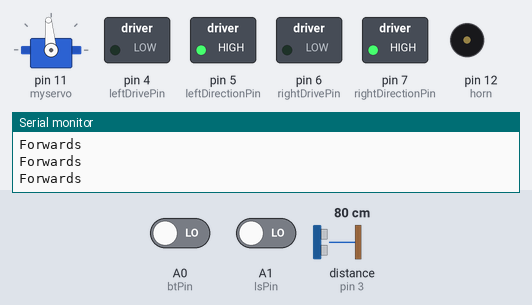
This sketch was run on a simulated Arduino Uno, built with avr-gcc and run on an emulated ATmega328P. On the bench: servo, switched loads named in the sketch (green lamp = pin HIGH), buzzer (waves = sounding, pin HIGH), the last lines printed to the serial monitor. Wiring (inferred from the names in the program): ultrasonic range finder: trigger pin 2; echo pin 3. Inputs (shaded band) come from the test bench; at power-on: distance to the obstacle (sensor on pin 3) 80 cm, A0 (btPin) LOW, A1 (lsPin) LOW. The echo pulse lasts 58.3 µs per cm; pins used as bus, display or sensor lines are not drawn.

Above: at 1.2 s.
1.3 s: distance to the obstacle (sensor on pin 3) set to 33 cm
2.8 s: distance to the obstacle (sensor on pin 3) set to 28 cm
At 2.91 s:
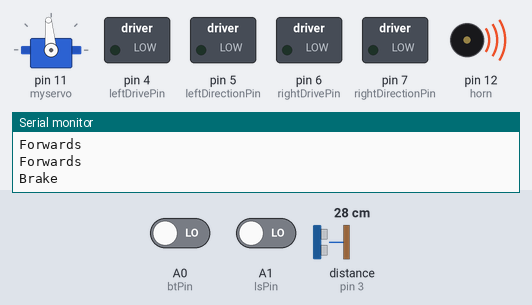
At 4.5 s:
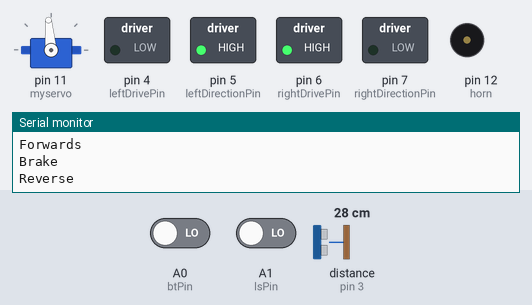
5.8 s: distance to the obstacle (sensor on pin 3) set to 35 cm
At 6.9 s:
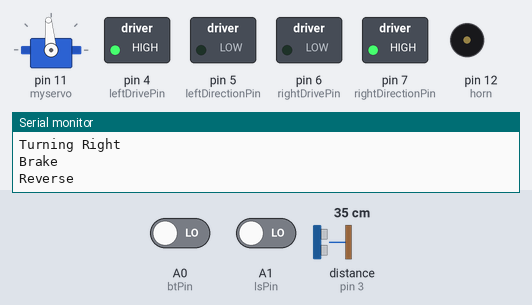
Timing chart, 0 to 8.8 s (numbered marks = the images above; inputs shaded):
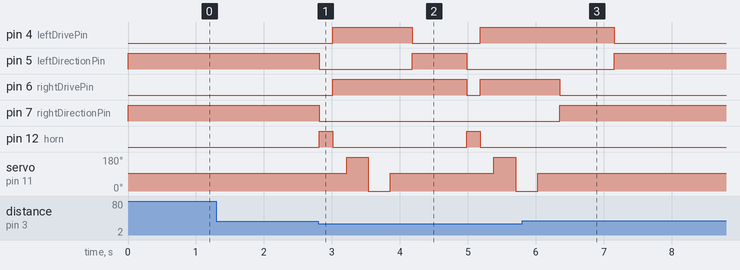

Measured:
- the behaviour switches between 31 and 30 cm on distance to the obstacle (sensor on pin 3) (found by bisection; images 0 and 1)
- after the input at 2.8 s, pin 4 (leftDrivePin): LOW → HIGH after 0.22 s, → LOW 1.2 s later, → HIGH 1.0 s later; pin 5 (leftDirectionPin): HIGH → LOW at once, → HIGH 1.4 s later, → LOW 0.80 s later
- after the input at 5.8 s, pin 5 (leftDirectionPin): LOW → HIGH after 1.4 s; pin 7 (rightDirectionPin): LOW → HIGH after 0.55 s; pin 12 (horn): stops changing and stays LOW; servo on pin 11 (myservo): goes on until 6.0 s, then stays 95°

The sketch:

Final2.ino
```cpp
// (licence header left out)
//include libraries
#include <Servo.h>

//set up ultrasonic sensor
const int trigPin = 2; // trigPin
const int echoPin = 3; // echoPin

const int horn = 12; // horn

//set up lightsteer
const int lsPin = A1;
const int ambient = 400; //natural light level
const int threshold = 460; //steering light level
int lightLeft = 0;
int lightRight = 0;

//set up manual steer
char incomingByte; // steering mode commands
const int btPin = A0;
int leftDrivePin = 4; // left motor
int rightDrivePin = 6; // right motor
int leftDirectionPin = 5; // direction - left motor
int rightDirectionPin = 7; // direction - right motor
int enable1 = 9; // left motor
int enable2 = 10; // right motor

const int minSafeDist = 30;
int centerDist, leftDist, rightDist, backDist; // Define variables center, left, right and back distance


Servo myservo; //declare servo

void setup()
{
Serial.begin(9600);
// Set all the pins and the servo
pinMode(btPin, INPUT);
pinMode(leftDrivePin, OUTPUT);
pinMode(rightDrivePin, OUTPUT);
pinMode(leftDirectionPin, OUTPUT);
pinMode(rightDirectionPin, OUTPUT);
pinMode(horn, OUTPUT);
pinMode(trigPin, OUTPUT);
pinMode(echoPin, INPUT);
digitalWrite(enable1, HIGH);
digitalWrite(enable2, HIGH);
myservo.attach(11);
myservo.write(95);
// Initial message
Serial.println("connection successful. enter '?' for list of commands.");
}

void loop()
{
//check if we are using the bluetooth module, if so listen for commands only
if( digitalRead(btPin) == HIGH ) {
manual();
return;
}
//check if the photosensors are on, if so follow light only
if( digitalRead(lsPin) == HIGH && digitalRead(btPin) == LOW ) {
lightsteer();
return;
}

centerDist = getDistance();

if(centerDist >= minSafeDist) /* If the inches in front of an object is greater than or equal to the minimum safe distance react*/
{
forward(); // All wheels forward for seconds
}
else // If not:
{
brake(); // Stop all motors
beep();
backward();
lookAround(); // Check your surroundings for best route
if(rightDist > leftDist) // If the right distance is greater than the left distance , turn right
{
right();
}
else if (leftDist > rightDist) // If the left distance is greater than the right distance , turn left
{
left();
}
else if ( leftDist&&rightDist < minSafeDist ) // If the left and right distance is smaller than the min safe distance go back
{
backward();
delay(1000);
}
}
}

/*-------------------------------------------------------------------------------------------------------------------------------------------------------------------------------------------------------------------------------------------------------------------------------------------------------------------*/

/*manual methods*/
void manual()
{
if (Serial.available() > 0) {
incomingByte = Serial.read();

if (incomingByte == '?'){ // Help command responce
Serial.println("welcome to the help menue. here is a list of commands for steering: f - forwards, b - backwards, r - rotate right, l - rotate left, s - stop, h - buzzer.. visit project page for more info: code.google.com/p/pacerr - by usman zahoor");
}
if (incomingByte == 'f'|| incomingByte == 'F' ) { // Forwards command
digitalWrite(leftDirectionPin,HIGH);
digitalWrite(leftDrivePin, LOW);
digitalWrite(rightDirectionPin,HIGH);
digitalWrite(rightDrivePin, LOW);
Serial.println("Forwards");
}
if (incomingByte == 'b'|| incomingByte == 'B' ) { //Backwards command
digitalWrite(leftDirectionPin,LOW);
digitalWrite(leftDrivePin, HIGH);
digitalWrite(rightDirectionPin,LOW);
digitalWrite(rightDrivePin, HIGH);
Serial.println("Reverse");
}
if (incomingByte == 's'|| incomingByte == 'S' ) { // Brake command
digitalWrite(leftDirectionPin,LOW);
digitalWrite(leftDrivePin, LOW);
digitalWrite(rightDirectionPin,LOW);
digitalWrite(rightDrivePin, LOW);
Serial.println("Brake");
}
if (incomingByte == 'l'|| incomingByte == 'l' ) { //Left command
digitalWrite(leftDirectionPin,LOW);
digitalWrite(leftDrivePin, HIGH);
digitalWrite(rightDirectionPin,HIGH);
digitalWrite(rightDrivePin, LOW);
delay(1000);
Serial.println("Turning Left");
}
if (incomingByte == 'r'|| incomingByte == 'R' ) { // Rightcommand
digitalWrite(leftDirectionPin,HIGH);
digitalWrite(leftDrivePin, LOW);
digitalWrite(rightDirectionPin,LOW);
digitalWrite(rightDrivePin, HIGH);
delay(1000);
Serial.println("Turning Right");
}
if (incomingByte == 'h'|| incomingByte == 'H' ) { // horn command
beep();
}
}
}

/*light steering methods*/
void lightsteer()
{
// Read light sensors connected to
// analog pins A0 and A1
lightLeft = analogRead(A2);
lightRight = analogRead(A3);
// Stop robot if below ambient
if (lightRight < ambient || lightLeft < ambient) {
brake();
} else {
forward();
// Steer to right if right CdS below threshold
if (lightRight < threshold) {
left();
delay (250);
}
// Steer to left if left CdS below threshold
forward();
if (lightLeft < threshold) {
right();
delay (250);
}
}
}
/* End of light steering methods */

/* Motor methods */
void brake()
{
digitalWrite(leftDirectionPin,LOW);
digitalWrite(leftDrivePin, LOW);
digitalWrite(rightDirectionPin,LOW);
digitalWrite(rightDrivePin, LOW);
Serial.println("Brake");
}

void forward()
{
digitalWrite(leftDirectionPin,HIGH);
digitalWrite(leftDrivePin, LOW);
digitalWrite(rightDirectionPin,HIGH);
digitalWrite(rightDrivePin, LOW);
Serial.println("Forwards");
//delay();

}

void backward()
{
digitalWrite(leftDirectionPin,LOW);
digitalWrite(leftDrivePin, HIGH);
digitalWrite(rightDirectionPin,LOW);
digitalWrite(rightDrivePin, HIGH);
Serial.println("Reverse");
delay(200);

}

void left()
{
digitalWrite(leftDirectionPin,LOW);
digitalWrite(leftDrivePin, HIGH);
digitalWrite(rightDirectionPin,HIGH);
digitalWrite(rightDrivePin, LOW);
delay(800);
Serial.println("Turning Left");
}

void right()
{
digitalWrite(leftDirectionPin,HIGH);
digitalWrite(leftDrivePin, LOW);
digitalWrite(rightDirectionPin,LOW);
digitalWrite(rightDrivePin, HIGH);
delay(800);
Serial.println("Turning Right");
}
/* End of Motor methods */

/* Servo methods */
void lookRight()
{
myservo.write(180);
delay(320);
}

void lookLeft()
{
myservo.write(0);
delay(320);
}

void lookAhead()
{
myservo.write(95);
delay(320);
}

void lookAround()
{
lookRight();
rightDist = getDistance();

lookLeft();
leftDist = getDistance();

lookAhead();
centerDist = getDistance();
}
/* End of servo methods */

/* Sensor methods */
int getDistance()
{
long duration;
digitalWrite(trigPin, LOW);
delayMicroseconds(2);
digitalWrite(trigPin, HIGH);
delayMicroseconds(10);
digitalWrite(trigPin, LOW);
duration = pulseIn(echoPin, HIGH);
return duration / 2 / (29+(1/10));
}
/* End of sensor methods */

void beep (){
  digitalWrite(horn,HIGH);
  delay(200);
  digitalWrite(horn,LOW);
}
```
